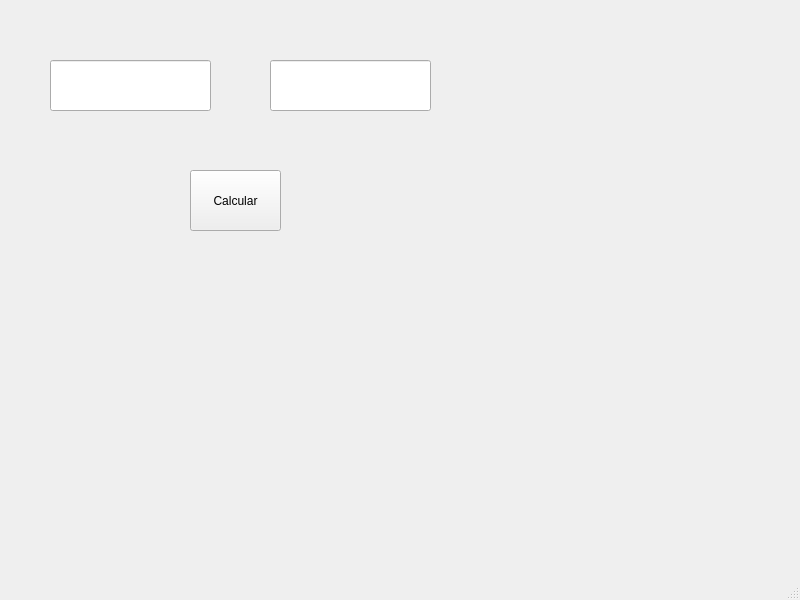
<?xml version="1.0" encoding="UTF-8"?>
<ui version="4.0">
 <class>boton_calcular</class>
 <widget class="QMainWindow" name="boton_calcular">
  <property name="geometry">
   <rect>
    <x>0</x>
    <y>0</y>
    <width>800</width>
    <height>600</height>
   </rect>
  </property>
  <property name="windowTitle">
   <string>MainWindow</string>
  </property>
  <widget class="QWidget" name="centralwidget">
   <widget class="QLineEdit" name="entrada_precio">
    <property name="geometry">
     <rect>
      <x>50</x>
      <y>60</y>
      <width>161</width>
      <height>51</height>
     </rect>
    </property>
   </widget>
   <widget class="QLineEdit" name="entrada_descuento">
    <property name="geometry">
     <rect>
      <x>270</x>
      <y>60</y>
      <width>161</width>
      <height>51</height>
     </rect>
    </property>
   </widget>
   <widget class="QPushButton" name="pushButton">
    <property name="geometry">
     <rect>
      <x>190</x>
      <y>170</y>
      <width>91</width>
      <height>61</height>
     </rect>
    </property>
    <property name="text">
     <string>Calcular</string>
    </property>
   </widget>
   <widget class="QLabel" name="resultado">
    <property name="geometry">
     <rect>
      <x>170</x>
      <y>280</y>
      <width>141</width>
      <height>91</height>
     </rect>
    </property>
    <property name="text">
     <string/>
    </property>
   </widget>
  </widget>
  <widget class="QMenuBar" name="menubar">
   <property name="geometry">
    <rect>
     <x>0</x>
     <y>0</y>
     <width>800</width>
     <height>33</height>
    </rect>
   </property>
  </widget>
  <widget class="QStatusBar" name="statusbar"/>
 </widget>
 <resources/>
 <connections/>
</ui>
